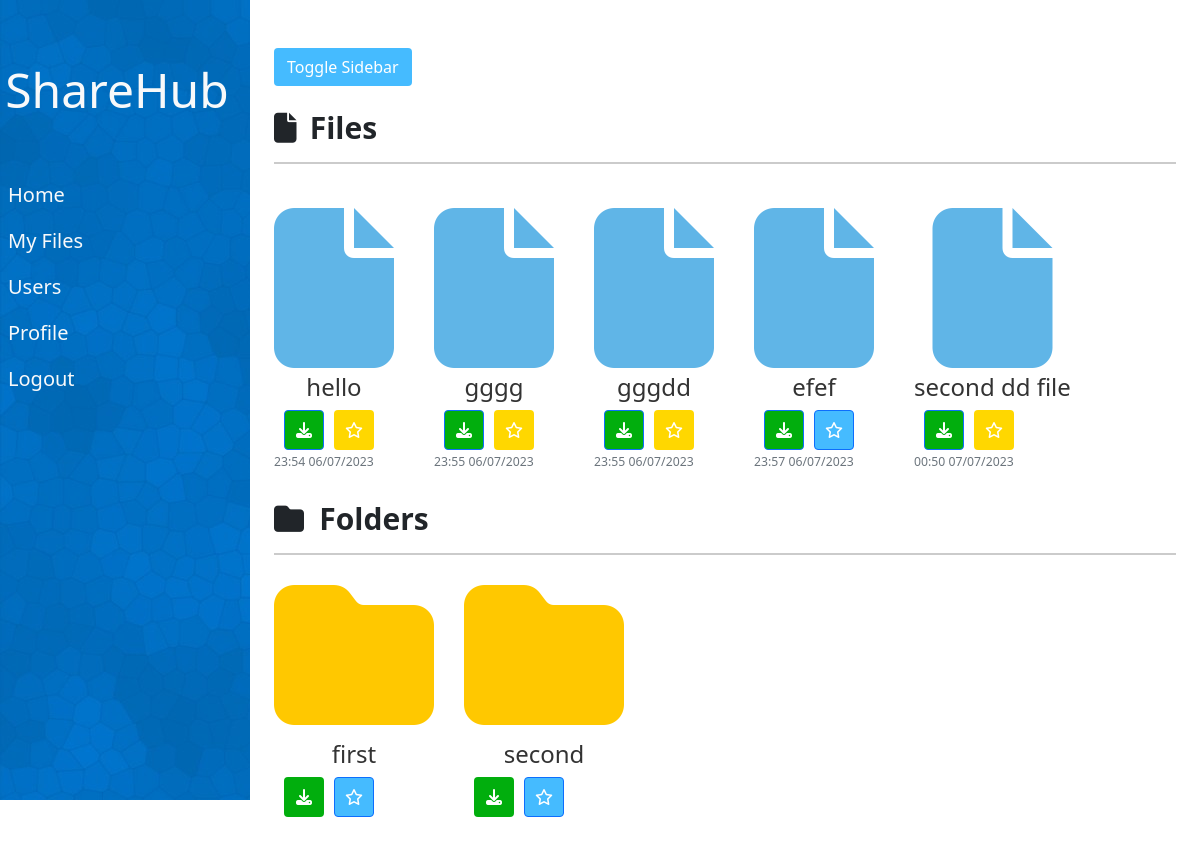
/all_users/11, run on the app's committed database.
### root/models.py (models this page shows, shortened)
class AllFiles(models.Model):
    owner= models.ForeignKey(User, on_delete=models.CASCADE)
    title= models.CharField(max_length=100)
    file=models.FileField(upload_to='all_files/', default='')
    created_at=models.DateTimeField(auto_now_add=True,)
    folder = models.ForeignKey(Folder, on_delete=models.CASCADE, null=True, blank=True)
    is_favorite = models.BooleanField(default=False)

class Folder(models.Model):
    name = models.CharField(max_length=255)
    user = models.ForeignKey(User, on_delete=models.CASCADE)
    parent_folder = models.ForeignKey('self', on_delete=models.CASCADE, null=True, blank=True)
    is_favorite = models.BooleanField(default=False)

### root/views.py (the view)
# urls.py: path('all_users/<int:user_id>', MyFileFolderView.as_view(template_name='root/home_base.html'),name='user_repo'),
class MyFileFolderView(TemplateView):
    template_name = 'root/all_files.html'
    def get_context_data(self, **kwargs):
        context = super().get_context_data(**kwargs)
        folder_id=None
        folder_id = self.kwargs.get('parent_folder_id')
        folderuser=None
        logged_user=None
        logged_user=self.kwargs.get('user_id')
        if logged_user:
            logged_user=self.kwargs.get('user_id')
        elif folder_id:
            folderuser=Folder.objects.get(id=folder_id)
            logged_user=folderuser.user
        else:
            logged_user=self.request.user
        if folder_id:
            files = AllFiles.objects.filter(owner=logged_user,folder=folder_id)
        else:
            files = AllFiles.objects.filter(owner=logged_user, folder=None)
        if folder_id:
            folders = Folder.objects.filter(user=logged_user, parent_folder=folder_id)
        else:
            folders = Folder.objects.filter(user=logged_user, parent_folder=None)
        context['files'] = files
        context['folders'] = folders
        context['folderuser']=logged_user
        return context

### root/templates/root/home_base.html (shortened to what this page needs)
{% extends "root/base.html" %}
{% load crispy_forms_tags %}
{% load custom_filters %}
{% block content %}
<h2 class="section-title">
    <i class="fa-solid fa-file" style="font-size: 30px; margin-right: 7px;"></i>
    <span style="font-size: 30px;">Files</span></h2>
<hr class="section-line">
<div class="file-section">
  {% for post in files %}
  <article class="media content-section">
    <div class="media-body">
        <a class="article-title" href="{% url 'subfolder' post.id %}"
         style="text-decoration: none; color: #333; display: flex; flex-direction: column; align-items: center;">
         <i class="fa-solid fa-file fa-10x" style="color: #60b5e7;"></i>
            <h4 style="margin-top: 5px;">{{ post.title }}</h4>
          </a>
          <div class="button-row">
            <a href="{% url 'download_file' post.file.path %}" class="btn btn-primary square-button" style="background-color: #01ae0d;">
              <i class="fa-solid fa-download"></i>
            </a>
            {% with favorite_class=post.is_favorite|yesno:"favpurple,favblue" %}
            <a href="{% url 'toggle_favorite' 'File' post.id %}" class="btn btn-primary favorite-button square-button {{favorite_class}}">
              <i class="fa-regular fa-star"></i>
            </a>
        {% endwith %}
          </div>
      <div class="article-metadata">
        <small class="text-muted">
            {{ post.created_at|date:"H:i d/m/Y" }}
        </small>
      </div>
    </div>
  </article>
  {% endfor %}
</div>
<h2 class="section-title">
    <i class='fa fa-folder blue-color'
    style="margin-right: 9px; font-size: 30px;"></i>
    <span style="font-size: 30px;">Folders</span></h2>
<hr class="section-line">
<div class="folder-section">
  {% for post in folders %}
  <article class="media content-section">
    <div class="media-body">
        <a class="article-title" href="{% url 'subfolder' post.id %}" style="text-decoration: none; color: #333; display: flex; flex-direction: column; align-items: center;">
            <i class="fas fa-folder fa-10x" style="color: #ffc800;"></i>
            <h4 style="margin-top: 5px;">{{ post.name }}</h4>
          </a>
          <div class="button-row">
            <a href="{% url 'download_folder' post.id %}" class="btn btn-primary square-button " style=" background-color: #01ae0d;
            border: none;">
              <i class="fa-solid fa-download"></i>
            </a>
            {% with favorite_class=post.is_favorite|yesno:"favpurple,favblue" %}
            <a href="{% url 'toggle_favorite' 'Folder' post.id %}" class="btn btn-primary favorite-button square-button {{favorite_class}}">
              <i class="fa-regular fa-star"></i>
            </a>
        {% endwith %}
          </div>
    </div>
  </article>
  {% endfor %}
</div>
{% endblock content %}

### root/static/root/home.css (style rules this page uses)
* { margin: 0; padding: 0; box-sizing: border-box; }
body { min-height: 100vh; background-color: #fff; }
.favpurple { background-color: #FFD700; border: none; }
.favblue { background-color: #45bbff; }
.file-section { display: flex; flex-wrap: wrap; gap: 40px; margin-bottom: 30px; }
.folder-section { display: flex; flex-wrap: wrap; gap: 30px; }
.section-title { font-size: 24px; font-weight: bold; margin-bottom: 10px; }
.section-line { border: none; border-top: 2px solid #333; margin-bottom: 20px; }
.article-metadata { margin-top: 0px; font-size: 14px; color: #999; }
.square-button { display: flex; align-items: center; justify-content: center; width: 40px; height: 40px; padding: 0; }
.button-row { display: flex; gap: 10px; }

### data on the page
AllFiles: title "hello", created_at "23:54 06/07/2023"
AllFiles: title "gggg", created_at "23:55 06/07/2023"
AllFiles: title "gggdd", created_at "23:55 06/07/2023"
AllFiles: title "efef", created_at "23:57 06/07/2023"
AllFiles: title "second dd file", created_at "00:50 07/07/2023"
Folder: name "first"
Folder: name "second"
